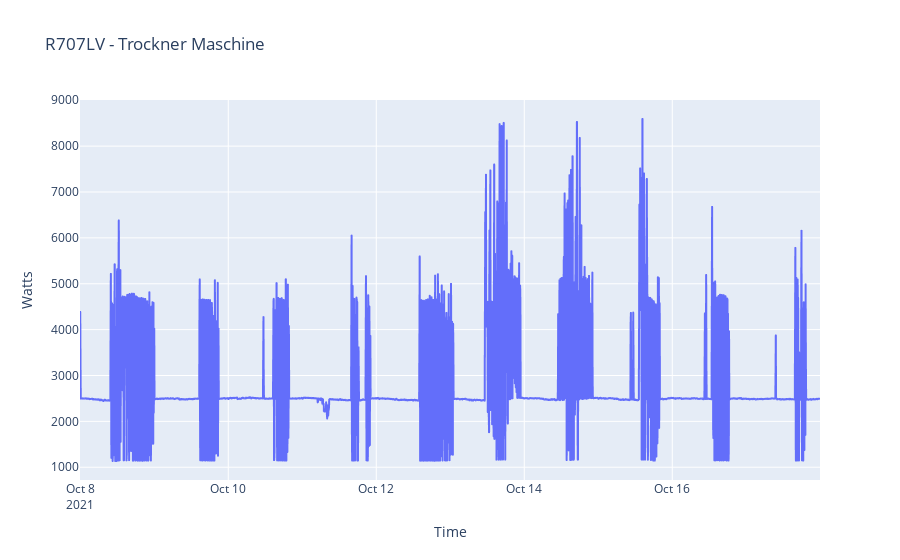

Notebook code for this chart:
### Code cell
px.line(
    x=trock_5T.index, y=trock_5T.kw * 1000, 
    title='R707LV - Trockner Maschine',
    labels={
        'x': 'Time',
        'y': 'Watts'
    })

### Figure 1 — Plotly figure (JSON) as saved in the notebook; plotly's stock layout.template omitted (floating-point values rounded to 4 significant figures; data arrays with more than 128 entries replaced by an {"elided": "..."} marker saying what was removed)
{"data": [{"hovertemplate": "Time=%{x}<br>Watts=%{y}<extra></extra>", "legendgroup": "", "line": {"color": "#636efa", "dash": "solid"}, "marker": {"symbol": "circle"}, "mode": "lines", "name": "", "showlegend": false, "type": "scattergl", "x": {"elided": "2881 str values"}, "xaxis": "x", "y": {"elided": "2881 float values"}, "yaxis": "y"}], "layout": {"legend": {"tracegroupgap": 0}, "title": {"text": "R707LV - Trockner Maschine"}, "xaxis": {"anchor": "y", "domain": [0, 1], "title": {"text": "Time"}}, "yaxis": {"anchor": "x", "domain": [0, 1], "title": {"text": "Watts"}}}}
